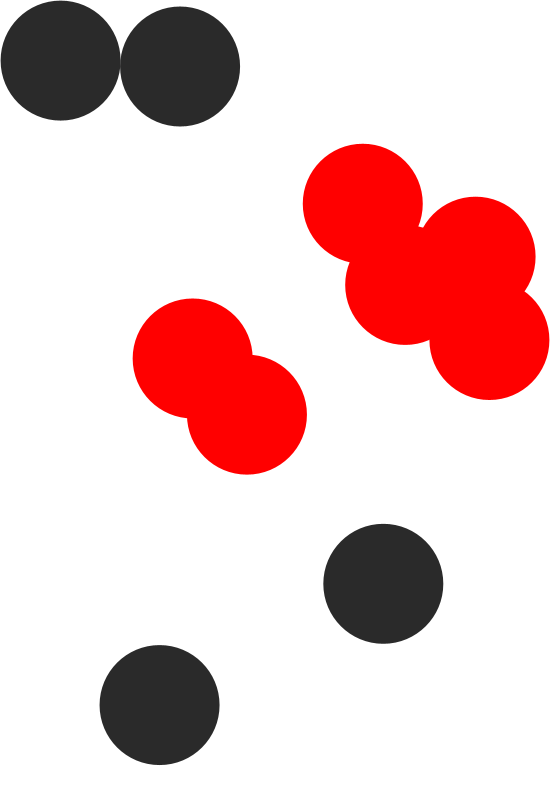
Frame 1 (no input)
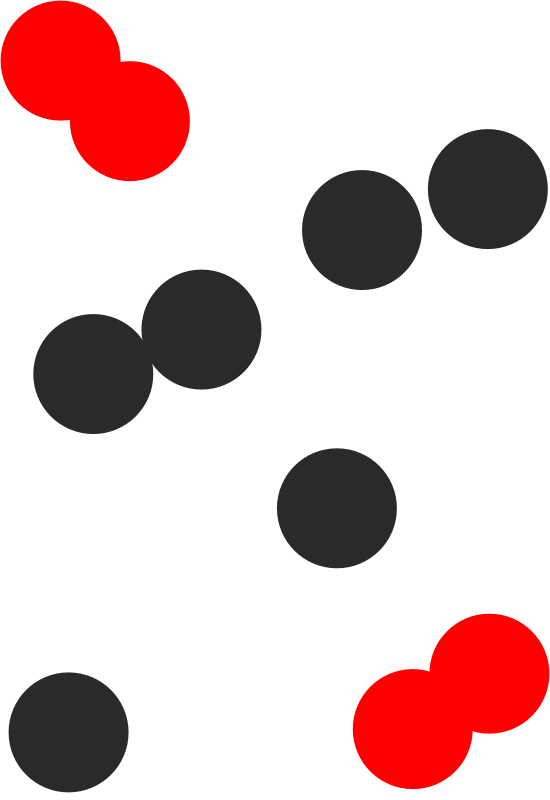
Frame 60 (the mouse pressed at the canvas centre just before this capture)
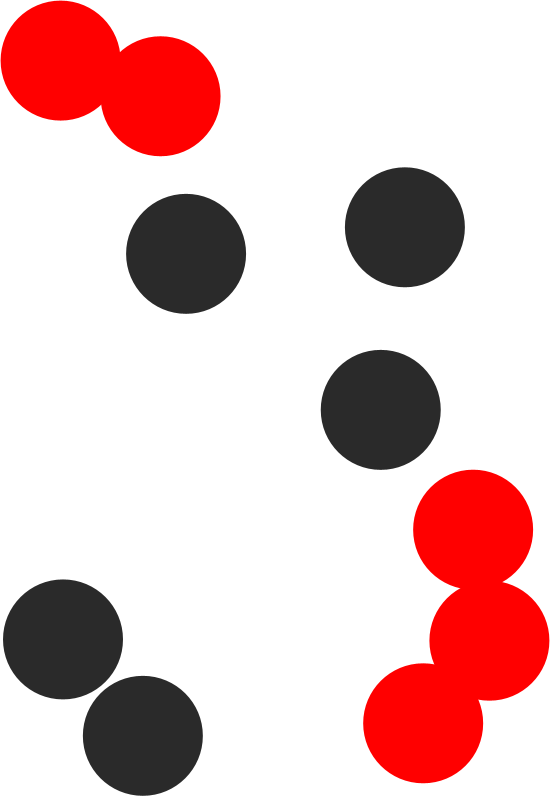
Frame 120 (the mouse held since frame 60 and released just before this capture)

The Processing sketch that drew these frames (run headless with seeded random() and noise(); from frame 60 on, the mouse is pressed at the canvas centre):

// Processing sketch: old
// ── old.pde


// ball information
// Vec2 ball_pos[] = new Vec2[numBalls];
// Vec2 ball_vel[] = new Vec2[numBalls];
// float ball_radius = new float[numBalls];
// float ball_mass = new float[numBalls];



void setup() {
    size(550, 800);
    resetSimulation();
}

void draw() {
    float dt = 1.0f / frameRate;
    background(255);  // Clear the background
    update(dt);
    // println(frameRate);
}

void update(float dt) {
  for (int i = 0; i < numBalls; i++) {
    balls[i].update(dt);
    balls[i].wallCollision();
    for (int j = i + 1; j < numBalls; j++) {
        if (balls[i].collidesWith(balls[j])) {
            println("collision");
            balls[i].collided = true; 
            balls[j].collided = true;
            balls[i].resolveCollision(balls[j]);
        } 
    }
  }
  for (int i = 0; i < numBalls; i++) {
    balls[i].render();
    balls[i].collided = false;
  }
}

void keyPressed() {
    if (key == 'r' || key == 'R') {
        resetSimulation();
    }
}


void resetSimulation() {
    // reseting all the positions and attributes of the balls
    for (int i = 0; i < numBalls; i++) {
        Vec2 pos = new Vec2(random(width), random(height));
        Vec2 vel = new Vec2(random(-500, 500), random(-500, 500));
        // float radius = random(5, 40);
        float radius = 60;
        float mass = radius * radius; // mass is proportional to area
        balls[i] = new Circle(pos, vel, radius, mass);
    }
}
// ── collisions.pde

// checks collisions between circles 
// x1, y1, r1 are the coordinates and radius of the first circle
// x2, y2, r2 are the coordinates and radius of the second circle
boolean collidesWith (float x1, float y1, float r1, float x2, float y2, float r2) {
    float dx = x1 - x2;
    float dy = y1 - y2;
    float distance = sqrt(dx*dx + dy*dy);
    return distance < r1 + r2;
}

// resolves collisions between two balls 
// void resolveCollision() {
//     // calculate the distance between the two balls
//     float dx = ball1.x - ball2.x;
//     float dy = ball1.y - ball2.y;
//     float distance = sqrt(dx*dx + dy*dy);

//     // calculate the normal vector
//     float nx = dx / distance;
//     float ny = dy / distance;

//     // calculate the tangent vector
//     float tx = -ny;
//     float ty = nx;

//     // project the velocities onto the normal and tangent vectors
//     float dpTan1 = ball1.vx * tx + ball1.vy * ty;
//     float dpTan2 = ball2.vx * tx + ball2.vy * ty;

//     float dpNorm1 = ball1.vx * nx + ball1.vy * ny;
//     float dpNorm2 = ball2.vx * nx + ball2.vy * ny;

//     // calculate the mass of each ball
//     float m1 = (ball1.radius - ball2.radius) / (ball1.radius + ball2.radius);
//     float m2 = (ball2.radius - ball1.radius) / (ball1.radius + ball2.radius);

//     // calculate the new velocity vectors
//     ball1.vx = (dpNorm1 * nx + dpTan1 * tx) * m1;
//     ball1.vy = (dpNorm1 * ny + dpTan1 * ty) * m1;
//     ball2.vx = (dpNorm2 * nx + dpTan2 * tx) * m2;
//     ball2.vy = (dpNorm2 * ny + dpTan2 * ty) * m2;
// }


// ── globals.pde
int numBalls = 10;

Circle[] balls = new Circle[numBalls];
// ── shapes.pde
class Circle {
    Vec2 pos;
    Vec2 acc;
    Vec2 vel;
    float x, y, r, mass; 
    boolean collided; 
    boolean infiniteMass;
    float cor = 0.95; // coefficient of restitution
    
    Circle(Vec2 pos, Vec2 vel, float r , float mass) {
        this.pos = pos;
        this.x = pos.x;
        this.y = pos.y;
        this.r = r;
        this.mass = PI * r * r;
        this.infiniteMass = false;
        this.vel = vel;
        // this.vel = new Vec2(0, 0); // start at reset
        this.acc = new Vec2(0, 300);
        
        this.collided = false;
    }
    void update(float dt) {
        this.vel.add(this.acc.times(dt));
        this.pos.add(this.vel.times(dt));
        this.x = this.pos.x;
        this.y = this.pos.y;
        
        
    }
    void render() {
        push(); // Save the current drawing state
        noStroke();
        // Draw the shape centered at the new origin
        if (this.collided == false) {
            fill(42);
        }
        else {
            fill(255, 0, 0);
        }
        ellipse(this.x, this.y, this.r * 2, this.r * 2);
        pop(); // Restore the saved drawing state
    }
    boolean collidesWith(Circle other) {
        // Check if the distance between the two circles is less than the sum of their radii
        float dx = this.x - other.x;
        float dy = this.y - other.y;
        float distance = sqrt(dx * dx + dy * dy);
        
        return distance < this.r + other.r;
    }
    void resolveCollision(Circle other) {
        Vec2 delta = this.pos.minus(other.pos);
        float dist = delta.length();
        float overlap = 0.5f * (dist - this.r - other.r);
       // Separate circles, move them away from each other
        this.pos.subtract(delta.normalized().times(overlap));
        other.pos.add(delta.normalized().times(overlap));

        // Collision 
        Vec2 dir = delta.normalized();
        float v1 = dot(this.vel, dir);
        float v2 = dot(other.vel, dir);
        float m1 = this.mass;
        float m2 = other.mass;

        float new_v1 = (m1 * v1 + m2 * v2 - m2 * (v1 - v2) * cor) / (m1 + m2);
        float new_v2 = (m1 * v1 + m2 * v2 - m1 * (v2 - v1) * cor) / (m1 + m2);

        this.vel = this.vel.plus(dir.times(new_v1 - v1));
        other.vel = other.vel.plus(dir.times(new_v2 - v2));
        println("Resolving collision");
    }
    void wallCollision() {
        // Check for collisions with canvas boundaries
        if (this.x - this.r < 0) {
            this.x = this.r * 1.01;
            this.vel.x *= -1; // Reverse the x-velocity
        }
        if (this.x + this.r > width) {
            this.x = width - this.r * 1.01;
            this.vel.x *= -1; // Reverse the x-velocity
        }
        if (this.y - this.r < 0) {
            // Collision with top or bottom wall
            this.y = this.r * 1.01;
            this.vel.y *= -1;// Reverse the y-velocity
        }
        if (this.y + this.r > height) {
            this.y = height - this.r * 1.01;
            this.vel.y *= -1; // Reverse the y-velocity
        }
    }
    boolean isCollided() {
        return this.collided;
    }
    void setCollided(boolean collided) {
        this.collided = collided;
    }   
}

class Line {
    float x1, y1, x2, y2;
    Vec2 start, end;
    Line(float x1, float y1, float x2, float y2) {
        this.x1 = x1; this.y1 = y1;
        this.x2 = x2; this.y2 = y2;
        this.start = new Vec2(x1, y1);
        this.end = new Vec2(x2, y2);
    }
    void render() {
        push();
        stroke(255);
        line(this.x1, this.y1, this.x2, this.y2);
        pop();
    }
}

class Box {
    float x, y, w, h;
    Vec2 pos;
    Box(float x, float y, float w, float h) {
        this.x = x; this.y = y;
        this.w = w; this.h = h;
        this.pos = new Vec2(x, y);
    }
    void render() {
        push();
        stroke(255);
        fill(185, 214, 242);
        rect(this.x, this.y, this.w, this.h);
        pop();
    }
}
// ── vec2.pde
public class Vec2 {
  public float x, y;
  
  public Vec2(float x, float y){
    this.x = x;
    this.y = y;
  }
  
  public String toString(){
    return "(" + x+ "," + y +")";
  }
  
  public float length(){
    return sqrt(x*x+y*y);
  }
  
  public Vec2 plus(Vec2 rhs){
    return new Vec2(x+rhs.x, y+rhs.y);
  }
  
  public void add(Vec2 rhs){
    x += rhs.x;
    y += rhs.y;
  }
  
  public Vec2 minus(Vec2 rhs){
    return new Vec2(x-rhs.x, y-rhs.y);
  }
  
  public void subtract(Vec2 rhs){
    x -= rhs.x;
    y -= rhs.y;
  }
  
  public Vec2 times(float rhs){
    return new Vec2(x*rhs, y*rhs);
  }
  
  public void mul(float rhs){
    x *= rhs;
    y *= rhs;
  }
  
  public void clampToLength(float maxL){
    float magnitude = sqrt(x*x + y*y);
    if (magnitude > maxL){
      x *= maxL/magnitude;
      y *= maxL/magnitude;
    }
  }
  
  public void setToLength(float newL){
    float magnitude = sqrt(x*x + y*y);
    x *= newL/magnitude;
    y *= newL/magnitude;
  }
  
  public void normalize(){
    float magnitude = sqrt(x*x + y*y);
    x /= magnitude;
    y /= magnitude;
  }
  
  public Vec2 normalized(){
    float magnitude = sqrt(x*x + y*y);
    return new Vec2(x/magnitude, y/magnitude);
  }
  
  public float distanceTo(Vec2 rhs){
    float dx = rhs.x - x;
    float dy = rhs.y - y;
    return sqrt(dx*dx + dy*dy);
  }
}

Vec2 interpolate(Vec2 a, Vec2 b, float t){
  return a.plus((b.minus(a)).times(t));
}

float interpolate(float a, float b, float t){
  return a + ((b-a)*t);
}

float dot(Vec2 a, Vec2 b){
  return a.x*b.x + a.y*b.y;
}

Vec2 projAB(Vec2 a, Vec2 b){
  return b.times(a.x*b.x + a.y*b.y);
}
